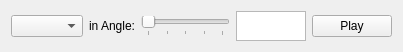
<?xml version="1.0" encoding="UTF-8"?>
<ui version="4.0">
 <class>Form</class>
 <widget class="QWidget" name="Form">
  <property name="geometry">
   <rect>
    <x>0</x>
    <y>0</y>
    <width>403</width>
    <height>47</height>
   </rect>
  </property>
  <property name="sizePolicy">
   <sizepolicy hsizetype="Expanding" vsizetype="Fixed">
    <horstretch>0</horstretch>
    <verstretch>0</verstretch>
   </sizepolicy>
  </property>
  <property name="maximumSize">
   <size>
    <width>16777215</width>
    <height>47</height>
   </size>
  </property>
  <property name="windowTitle">
   <string>Form</string>
  </property>
  <layout class="QVBoxLayout" name="verticalLayout">
   <item>
    <layout class="QHBoxLayout" name="horizontalLayout_2">
     <item>
      <widget class="QComboBox" name="Shaft"/>
     </item>
     <item>
      <widget class="QLabel" name="label_2">
       <property name="sizePolicy">
        <sizepolicy hsizetype="Fixed" vsizetype="Preferred">
         <horstretch>0</horstretch>
         <verstretch>0</verstretch>
        </sizepolicy>
       </property>
       <property name="text">
        <string>in Angle:</string>
       </property>
      </widget>
     </item>
     <item>
      <widget class="QSlider" name="Degree">
       <property name="maximum">
        <number>36000</number>
       </property>
       <property name="singleStep">
        <number>1000</number>
       </property>
       <property name="pageStep">
        <number>1000</number>
       </property>
       <property name="orientation">
        <enum>Qt::Horizontal</enum>
       </property>
       <property name="tickPosition">
        <enum>QSlider::TicksBelow</enum>
       </property>
       <property name="tickInterval">
        <number>9000</number>
       </property>
      </widget>
     </item>
     <item>
      <widget class="QTextBrowser" name="Degree_text">
       <property name="sizePolicy">
        <sizepolicy hsizetype="Fixed" vsizetype="Fixed">
         <horstretch>0</horstretch>
         <verstretch>0</verstretch>
        </sizepolicy>
       </property>
       <property name="maximumSize">
        <size>
         <width>70</width>
         <height>30</height>
        </size>
       </property>
       <property name="verticalScrollBarPolicy">
        <enum>Qt::ScrollBarAlwaysOff</enum>
       </property>
       <property name="horizontalScrollBarPolicy">
        <enum>Qt::ScrollBarAlwaysOff</enum>
       </property>
      </widget>
     </item>
     <item>
      <widget class="QPushButton" name="playButton">
       <property name="text">
        <string>Play</string>
       </property>
      </widget>
     </item>
    </layout>
   </item>
  </layout>
 </widget>
 <resources/>
 <connections/>
</ui>
